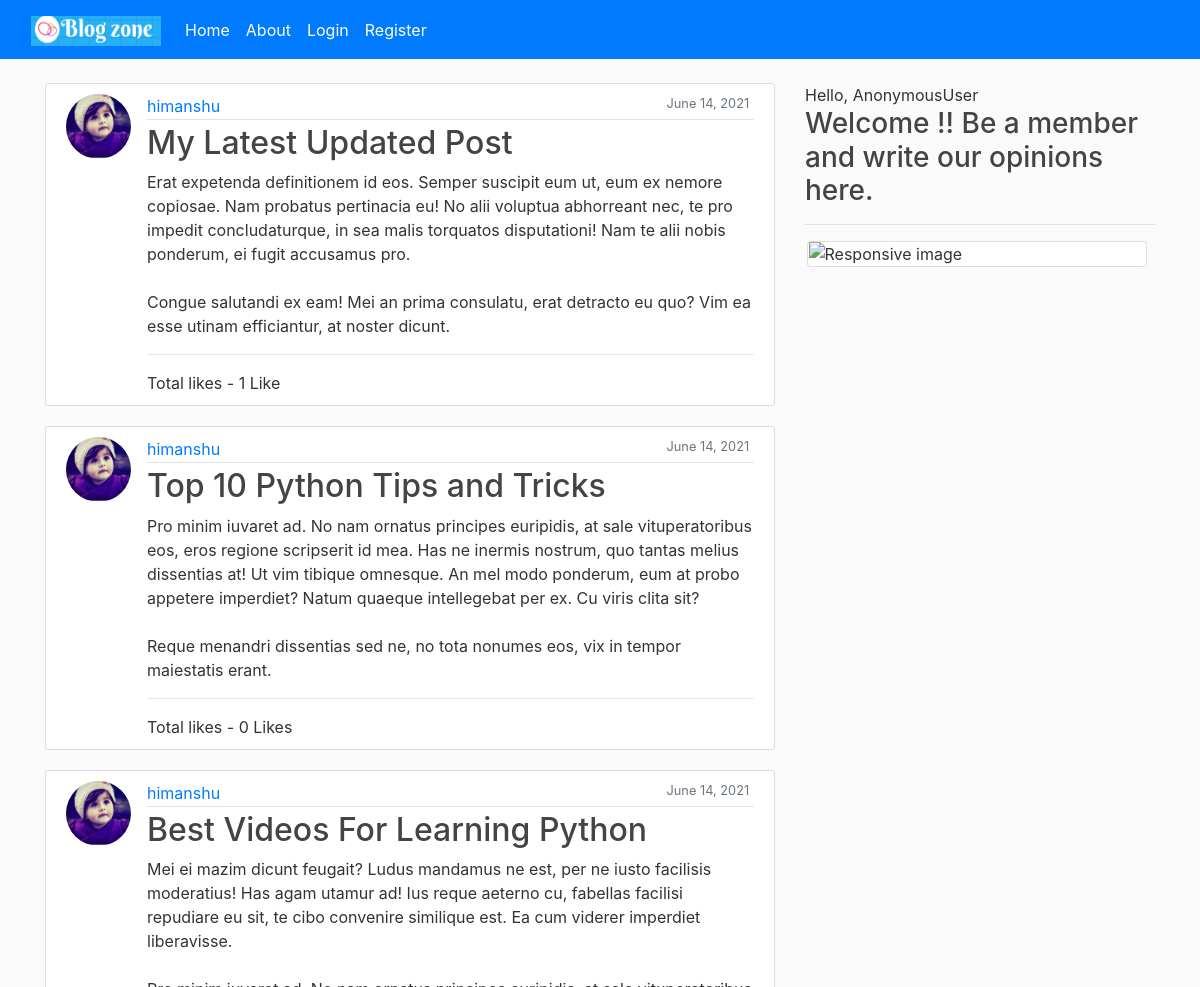
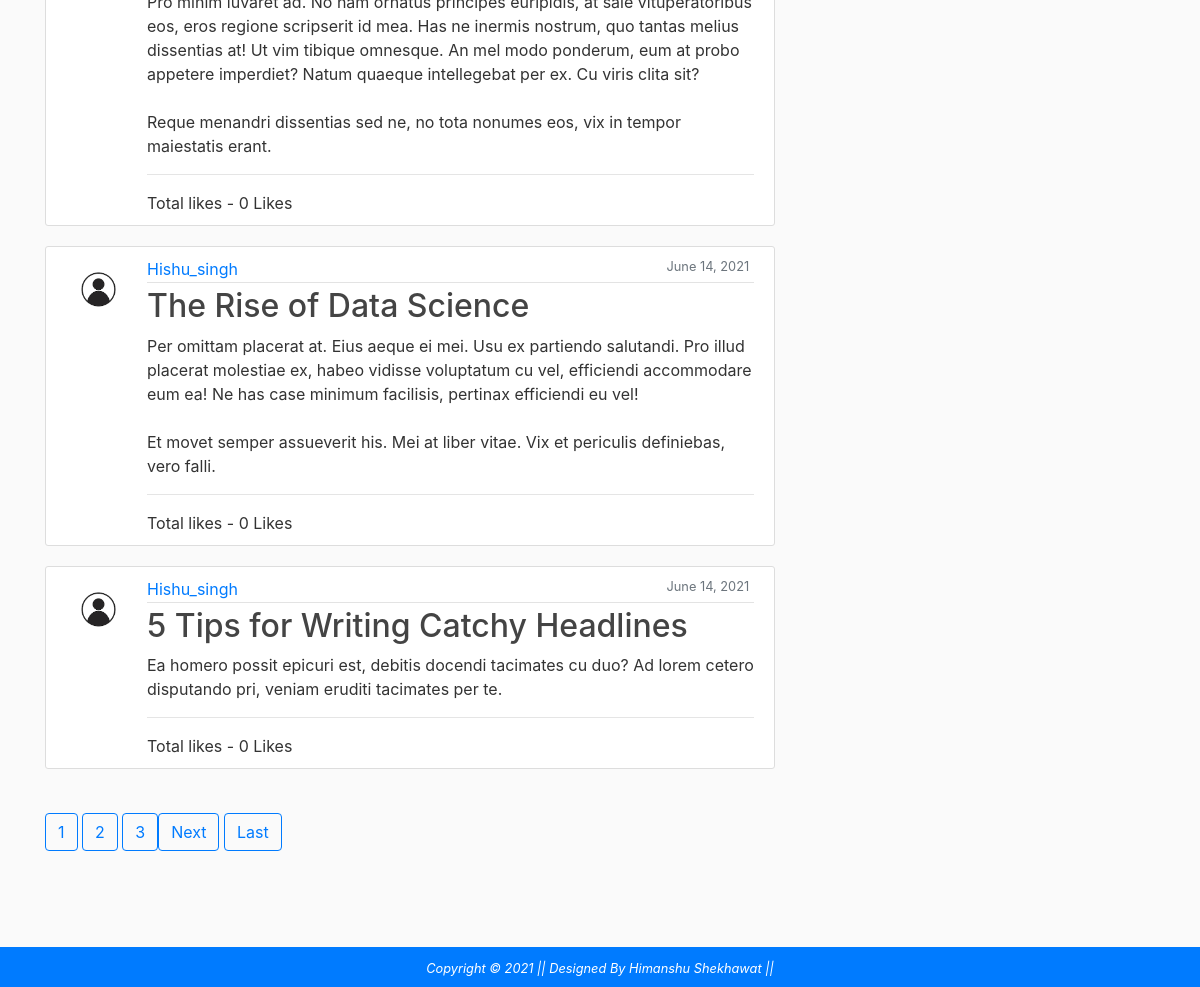
The page / on the database its author committed (2 pictures, top to bottom).
### blog/models.py (models this page shows, shortened)
class Post(models.Model):
	title = models.CharField(max_length=100)
	content = models.TextField()
	date_created = models.DateTimeField(default=timezone.now)
	author = models.ForeignKey(User, on_delete=models.CASCADE)
	likes = models.ManyToManyField(User, related_name='likes',blank=True)
	def total_likes(self):
		return self.likes.count()

### users/models.py (models this page shows, shortened)
class Profile(models.Model):
	user = models.OneToOneField(User, on_delete =models.CASCADE)
	image =models.ImageField(default='default.jpg', upload_to='profile_pics')

### blog/views.py (the view)
# urls.py: path('', PostListView.as_view(), name='blog-home'),
class PostListView(ListView):
    model = Post
    template_name = 'blog/home.html'
    context_object_name = 'posts'
    ordering = ['-date_created']
    paginate_by = 5

### blog/templates/blog/home.html (shortened to what this page needs)
{% extends 'blog/base.html' %}
{% load static %}
{% block content %}
 {% for post in posts %}
        <article class="media content-section">
          <img class="rounded-circle article-img" src="{{ post.author.profile.image.url }}">
          <div class="media-body">
            <div class="article-metadata">
              <a class="mr-2" href="{% url 'user-posts' post.author.username %}">{{ post.author }}</a>
              <small class="text-muted" style="margin-right: 0.3rem; display:block; float: right;">{{ post.date_created | date:"F d, Y" }}</small>
            </div>
            <h2><a class="article-title" href="{% url 'post-detail' post.pk %}">{{ post.title }}</a></h2>
            <p class="article-content">{{ post.content }}</p>
            <hr>
            Total likes - {{ post.total_likes }} Like{{ post.total_likes|pluralize  }}
          </div>
        </article>
 {% endfor %}
 <br>
 <div class="pagination" style="box-sizing: border-box;">
     {% if is_paginated %}
    <div>
     {% for num in page_obj.paginator.page_range %}
       {% if page_obj.number == num %}
         <span><a class="btn btn-outline-primary mb-" href="?page={{ num }}">{{ num }}</a></span>
       {% elif num > page_obj.number|add:'-3' and num < page_obj.number|add:'3' %}
          <span><a class="btn btn-outline-primary mb-" href="?page={{ num }}">{{ num }}</a></span>
       {% endif %}
     {% endfor %}
    </div>
    <span>
     {% if page_obj.has_next %}
          <a class="btn btn-outline-primary mb-" href="?page={{ page_obj.next_page_number }}">Next</a>
          <a class="btn btn-outline-primary mb-" href="?page={{ page_obj.paginator.num_pages }}">Last</a>
     {% endif %}
    </span>
   {% endif %}
 </div>
 <br>
 <br>
{% endblock content %}

### blog/templates/blog/base.html (shortened to what this page needs)
{% load static %}
<!doctype html>
<html lang="en">
  <head>
    <link rel="stylesheet" href="https://maxcdn.bootstrapcdn.com/bootstrap/4.0.0/css/bootstrap.min.css">
    <link rel="stylesheet" href="https://cdn.jsdelivr.net/npm/bootstrap-icons@1.5.0/font/bootstrap-icons.css">
    <link rel="stylesheet" type="text/css" href="{% static '/css/main.css' %}">
  </head>
  <body>
    {% include "blog/nav.html" %}
    <br>
    <main role="main" class="container">
      <div class="row">
        <div class="col-md-8">
             {% block content %}{% endblock content %}
        </div>
        <div class="col-md-4">
          <span class="text-capitalize">Hello, {{request.user}}</span>
          {% if user.is_authenticated %}
          <h3 class="font-monospace">Welcome !! write your opinion here.</h3>
          {% else %}
          <h3 class="font-monospace">Welcome !! Be a member and write our opinions here.</h3>
          {% endif %}
          <hr>
          <div class="card">
              <img class="image-fluid"  width="100%" max-height="100px" src="https://source.unsplash.com/random" alt="Responsive image">
          </div>
        </div>
      </div>
    </main>
    <footer class="container-fluid bg-primary text-center p-2 mt-5">
        <small class="text-white"><i>Copyright &copy; 2021 || Designed By Himanshu Shekhawat || </i></small>
    </footer>
  </body>
</html>

### blog/templates/blog/nav.html (shortened to what this page needs)
{% load static %}
<nav class="navbar navbar-expand-lg navbar-dark bg-primary">
 <div class="container-fluid">
     <a class="navbar-brand" href="{% url 'blog-home' %}">
      <img src="{% static 'images/logo.png' %}" alt="" width="130" height="30" class="d-inline-block align-text-top">
    </a>
    <div class="collapse navbar-collapse" id="navbarNavAltMarkup">
      <div class="navbar-nav">
        <a class="nav-item nav-link active" href="{% url 'blog-home' %}">Home <span class="sr-only">(current)</span></a>
        <a class="nav-item nav-link active" href="{% url 'blog-about' %}">About</a>
        {% if user.is_authenticated %}
        <a class="nav-item nav-link active" href="{% url 'post-create' %}">New Post</a>
        <a class="nav-item nav-link active" href="{% url 'profile' %}">Profile</a>
        <a class="nav-item nav-link active" href="{% url 'logout' %}">Logout</a>
        {% else %}
        <a class="nav-item nav-link active" href="{% url 'login' %}">Login</a>
        <a class="nav-item nav-link active" href="{% url 'register' %}">Register</a>
        {% endif %}
      </div>
    </div>
  </div>
</nav>

### static/css/main.css (style rules this page uses)
body { background: #fafafa; color: #333333; margin-top: 0rem; }
h1, h2, h3, h4, h5, h6 { color: #444444; }
.content-section { background: #ffffff; padding: 10px 20px; border: 1px solid #dddddd; border-radius: 3px; margin-bottom: 20px; }
.article-title { color: #444444; }
.article-content { white-space: pre-line; }
.article-img { height: 65px; width: 65px; margin-right: 16px; }
.article-metadata { padding-bottom: 1px; margin-bottom: 4px; border-bottom: 1px solid #e3e3e3 }
.image-fluid { box-sizing: border-box; object-fit: cover; max-height: 225px; margin-right: 1px; margin-left: 0.5px; }
.card { max-height: 220px; max-width: 340px; margin-right: 3px; margin-left: 2px; }

### rows shown on the page
Post: author.profile.image (picture), author "himanshu", date_created "June 14, 2021", title "My Latest Updated Post", content "Erat expetenda definitionem id eos. Semper suscipit eum ut, eum ex nemore copiosae. Nam probatus pertinacia eu! No alii voluptua abhorreant nec, te pro impedit concludaturque, in sea malis torquatos disputationi! Nam te alii nobis ponderum, ei fugit accusamus pro. Congue salutandi ex eam! Mei an prima consulatu, erat detracto eu quo? Vim ea esse utinam efficiantur, at noster dicunt.", total_likes "1"
Post: author.profile.image (picture), author "himanshu", date_created "June 14, 2021", title "Top 10 Python Tips and Tricks", content "Pro minim iuvaret ad. No nam ornatus principes euripidis, at sale vituperatoribus eos, eros regione scripserit id mea. Has ne inermis nostrum, quo tantas melius dissentias at! Ut vim tibique omnesque. An mel modo ponderum, eum at probo appetere imperdiet? Natum quaeque intellegebat per ex. Cu viris clita sit? Reque menandri dissentias sed ne, no tota nonumes eos, vix in tempor maiestatis erant.", total_likes "0"
Post: author.profile.image (picture), author "himanshu", date_created "June 14, 2021", title "Best Videos For Learning Python", content "Mei ei mazim dicunt feugait? Ludus mandamus ne est, per ne iusto facilisis moderatius! Has agam utamur ad! Ius reque aeterno cu, fabellas facilisi repudiare eu sit, te cibo convenire similique est. Ea cum viderer imperdiet liberavisse. Pro minim iuvaret ad. No nam ornatus principes euripidis, at sale vituperatoribus eos, eros regione scripserit id mea. Has ne inermis nostrum, quo tantas melius dissentias at! Ut vim tibique omnesque. An mel modo ponderum, eum at probo appetere imperdiet? Natum quaeque intellegebat per ex. Cu viris clita sit? Reque menandri dissentias sed ne, no tota nonumes eos, vix in tempor maiestatis erant.", total_likes "0"
Post: author.profile.image (placeholder picture), author "Hishu_singh", date_created "June 14, 2021", title "The Rise of Data Science", content "Per omittam placerat at. Eius aeque ei mei. Usu ex partiendo salutandi. Pro illud placerat molestiae ex, habeo vidisse voluptatum cu vel, efficiendi accommodare eum ea! Ne has case minimum facilisis, pertinax efficiendi eu vel! Et movet semper assueverit his. Mei at liber vitae. Vix et periculis definiebas, vero falli.", total_likes "0"
Post: author.profile.image (placeholder picture), author "Hishu_singh", date_created "June 14, 2021", title "5 Tips for Writing Catchy Headlines", content "Ea homero possit epicuri est, debitis docendi tacimates cu duo? Ad lorem cetero disputando pri, veniam eruditi tacimates per te.", total_likes "0"

### other values the page prints
{{ num }} "1"
{{ num }} "2" "3"
{{ request.user }} "AnonymousUser"
